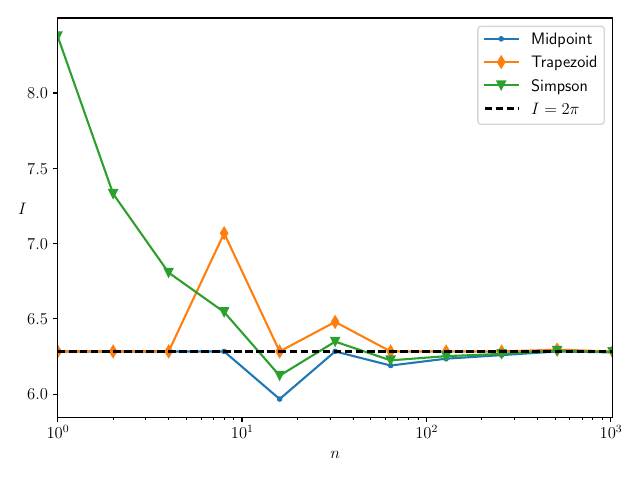

The script that saved this image:
from matplotlib import pyplot
import numpy


pyplot.rcParams["text.usetex"] = True
pyplot.rcParams["font.size"] = 12


def readfile(path):
    with open(path, 'r') as f:
        lines = f.read().splitlines()
        
    ts, us = [], []
    for line in lines:
        t, u = line.split()
        ts.append(float(t))
        us.append(float(u))
        
    return ts, us


if __name__ == '__main__':
    start, end = 0, 10
    
    markers = {
        'Midpoint': '.',
        'Trapezoid': 'd',
        'Simpson': 'v'
    }
    for algorithm in ['Midpoint', 'Trapezoid', 'Simpson']:
        ts, us = readfile(f'f7{algorithm}.txt')
        pyplot.plot(ts, us, label=f'{algorithm}', marker=markers[algorithm])
        
    x = numpy.logspace(start, end, 100)
    pyplot.plot(x, [2 * numpy.pi] * len(x), linestyle='--', label=r'$I = 2\pi$', color='black')
    
    pyplot.xlim(2**start, 2**end)
    
    pyplot.xlabel('$n$')
    pyplot.ylabel('$I$', rotation=0)
    
    pyplot.xscale('log')
    
    pyplot.tight_layout()
    pyplot.legend()
    pyplot.savefig('f7.pdf')
